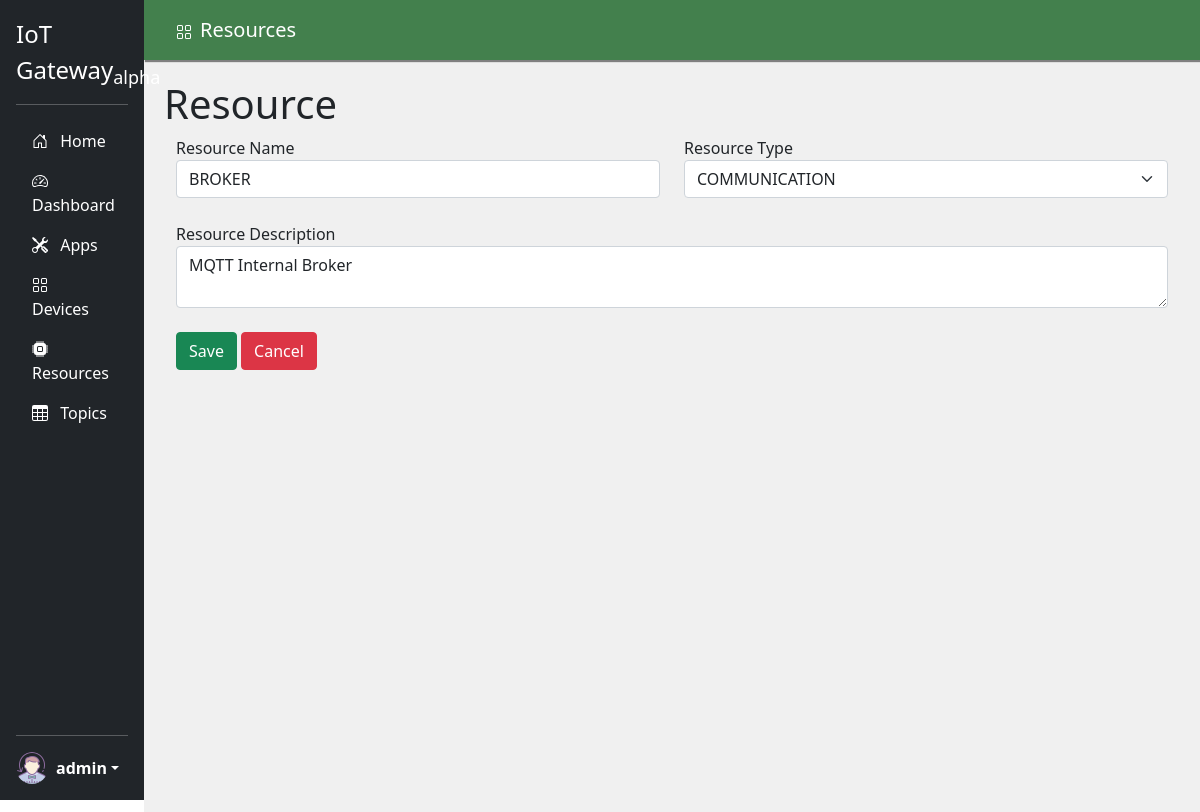
Page /resources/update/2 (signed in) on the committed database.
### models.py (models this page shows, shortened)
class User(db.Model):
    id = db.Column(db.Integer, primary_key=True)
    username = db.Column(db.String(80), unique=True, nullable=False)
    password = db.Column(db.String(80), nullable=False)

class Resource(db.Model):
    id =  db.Column(db.Integer, primary_key=True)
    global_id = db.Column(db.Integer)
    name = db.Column(db.String(80), nullable=False)
    description = db.Column(db.String(200))
    resource_type = db.Column(db.String(80), nullable=False)
    create_at = db.Column(db.DateTime, nullable=False, default=datetime.utcnow)
    devices = db.relationship('Device',secondary=device_resource, lazy='subquery',back_populates="resources")

### resources.py (the view)
@bp.route('/update/<int:id>', methods=['GET', 'POST'])
@login_required
def update_resource(id):
    resource = Resource.query.filter_by(id=id).first()
    if resource is not None:
        if request.method == 'POST':
            name = request.form['name']
            description = request.form.get('description',None)
            resource_type = request.form.get('type',None)
            error = None
            if not name or not resource_type:
                error = 'No mandatory property is set.'
            if error is not None:
                flash(error)
            try:
                resource.name = name
                resource.description = description
                resource.resource_type = resource_type
                db.session.add(resource)
                db.session.commit()
                q = RedisQueue('register')
                self_resource = {"type":"resource","queue":"update"}
                self_resource["content"] = resource.light_serializable
                q.put(json.dumps(self_resource))
                return redirect(url_for('resource.resource_view',id = resource.id))
            except Exception as e:
                print(e)
                flash("DB Update Failed")
    else:
        flash("Resource Not Found")
    return render_template('resources/update.html',resource=resource)

### auth.py (called while the page is built)
def login_required(view):
    @functools.wraps(view)
    def wrapped_view(**kwargs):
        if g.user is None:
            return redirect(url_for('auth.login'))
        return view(**kwargs)
    return wrapped_view

@bp.before_app_request
def load_logged_in_user():
    user_id = session.get('user_id')
    if user_id is None:
        g.user = None
    else:
        g.user = User.query.filter_by(id=user_id).first()

### templates/resources/update.html (shortened to what this page needs)
{% extends 'base.html' %}
{% block menu %}
<ul class="nav nav-pills flex-column mb-auto">
  <li class="nav-item">
    <a href="{{ url_for('index.index') }}" class="nav-link text-white">
      <svg class="bi me-2" width="16" height="16"><use xlink:href="#home"></use></svg>
      Home
    </a>
  </li>
  <li>
    <a href="{{ url_for('dashboard.index') }}" class="nav-link text-white">
      <svg class="bi me-2" width="16" height="16"><use xlink:href="#speedometer2"></use></svg>
      Dashboard
    </a>
  </li>
  <li>
    <a href="{{ url_for('applications.applications_index') }}" class="nav-link text-white">
      <svg class="bi me-2" width="16" height="16"><use xlink:href="#tools"></use></svg>
      Apps
    </a>
  </li>
  <li>
    <a href="{{ url_for('device.device_index') }}" class="nav-link text-white">
      <svg class="bi me-2" width="16" height="16"><use xlink:href="#grid"></use></svg>
      Devices
    </a>
  </li>
  <li>
    <a href="{{ url_for('resource.resources_index') }}" class="nav-link text-white">
      <svg class="bi me-2" width="16" height="16"><use xlink:href="#cpu-fill"></use></svg>
      Resources
    </a>
  </li>
  <li>
    <a href="{{ url_for('topic.topic_index') }}" class="nav-link text-white">
      <svg class="bi me-2" width="16" height="16"><use xlink:href="#table"></use></svg>
      Topics
    </a>
  </li>
</ul>
{% endblock %}
{% block content %}
<div>
  <nav class="navbar title-nav">
    <div class="container-fluid">
      <span class="navbar-brand mb-0 h1"><svg class="bi me-2" width="16" height="16"><use xlink:href="#grid"></use></svg>Resources</span>
    </div>
  </nav>
  <div class="page-content">
    <h1>Resource</h1>
    <form method="post">
      <div class="container">
        <div class="row">
          <div class="col-sm form-group">
            <label for="name">Resource Name</label>
            <input name="name" id="name" class="form-control" value="{{ resource.name }}" required>
          </div>
          <div class="col-sm form-group">
            <label for="type">Resource Type</label>
            <select class="form-select" id="type" name="type" aria-label="Default select example">
              <option value="COMMUNICATION" {% if resource.resource_type == 'COMMUNICATION' %}selected{% endif %}>COMMUNICATION</option>
            </select>
          </div>
        </div>
        <div class="row">
          <div class="col-sm ">
            <label for="description">Resource Description</label>
            <textarea name="description" id="description" class="form-control">{{ resource.description }}</textarea>
          </div>
        </div>
        <div class="row">
          <div class="col-sm ">
            <input type="submit" class="btn btn-success" value="Save">
            <a class="btn btn-danger" href="{{ url_for('resource.resource_view', id=resource.id) }}" role="button"> Cancel</a>
          </div>
        </div>
      </div>
    </form>
  </div>
</div>
{% endblock %}

### templates/base.html (shortened to what this page needs)
<!doctype html>
<html>
<head>
  <link rel="stylesheet" href="{{ url_for('static', filename='css/bootstrap.min.css') }}">
  <link rel="stylesheet" href="{{ url_for('static', filename='style.css') }}">
<link rel="stylesheet" href="https://cdn.jsdelivr.net/npm/bootstrap-select@1.14.0-beta3/dist/css/bootstrap-select.min.css">
</head>
<body>
  <div class="d-flex flex-column p-3 text-white bg-dark" style="width: 12%;">
    <a href="/" class="d-flex align-items-center mb-3 mb-md-0 me-md-auto text-white text-decoration-none">
      <span class="fs-4">IoT Gateway<sub>alpha</sub></span>
    </a>
    <hr>
    {% block menu %}
    {% endblock %}
    <hr>
    <div class="dropdown">
      <a href="#" class="d-flex align-items-center text-white text-decoration-none dropdown-toggle" id="dropdownUser1" data-bs-toggle="dropdown" aria-expanded="false">
        <img src="{{ url_for('static', filename='img/user.png') }}" alt="mdo" width="32" height="32" class="rounded-circle me-2">
        <strong>
          {% if g.user %}
          {{ g.user['username'] }}
          {% else %}
          user
          {% endif %}
        </strong>
      </a>
    </div>
  </div>
  <div class="div-content">
        {% block content %}{% endblock %}
  </div>
</body>
</html>

### static/style.css (style rules this page uses)
body { display: flex; flex-wrap: nowrap; height: 100vh; overflow-x: auto; overflow-y: hidden; }
body > * { flex-shrink: 0; min-height: -webkit-fill-available; }
.bi { vertical-align: -.125em; pointer-events: none; fill: currentColor; }
.dropdown-toggle { outline: 0; }
.div-content { width: 88%; }
.title-nav { width: 100%; height: 60px; padding-left: 20px; background-color: #43804D; color:white; box-shadow: 1px 2px 1px gray; }
.page-content { padding: 20px; height: 100vh; background-color: #f0f0f0; }

### rows in the picture
User: user.username "admin"
Resource: name "BROKER", type "COMMUNICATION", description "MQTT Internal Broker"
